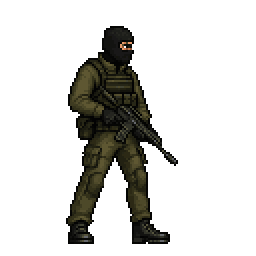
#> input picture assets/enemies/mercenaries/master/mercenary_master_base_east.png, 128 x 128 px, found by its file name (shown 2 times larger); its folder holds 4 pictures in this run
$ python build_mercenary.py
#> lines starting #> are read from the running program, lines starting #| are printed output that depends on the picture
### tools/sprite_lib.py
"""Funções compartilhadas para montar sprites 128x128 (Kael e inimigos).

Tudo trabalha com arrays RGBA uint8 (H, W, 4). Nada aqui tem caminho fixo.
"""
import os
import json
import numpy as np
from PIL import Image

LUMA = np.array([0.3, 0.59, 0.11])
RED, DRED = (176, 32, 36), (110, 16, 24)


# ---------- arquivo ----------

def load(path):
    return np.array(Image.open(path).convert('RGBA'))
#> returned value is the input picture: shape (128, 128, 4); mean R, G, B, A 7.4, 7.1, 4.4, 47.7


def load_frames(folder, name):
    files = sorted(f for f in os.listdir(folder) if f.startswith(name) and f.endswith('.png'))
    return [load(os.path.join(folder, f)) for f in files]


# Sheet em grade de no máximo 8 quadros por linha (1024 px): tiras mais largas que ~1500 px
# chegam reduzidas em algumas hospedagens e o Phaser fica sem quadros (14/10/2026).
SHEET_COLS = 8


# [46 lines left out: functions sheet_image, sheet_frames, save_anim, contact, not called in this run]


# ---------- paleta ----------

def palette_of(a):
    return np.unique(a[a[:, :, 3] > 0][:, :3], axis=0)


# [160 lines left out: functions load_palette, remap, cm, swap_colors, ground, locate and 6 more, not called in this run]

### tools/build_mercenary.py
"""Mercenários de fuzil: tons da farda (variações) e as animações, todas viradas para East.

Base aprovada: assets/enemies/mercenaries/master/mercenary_master_base_east.png (opção A, edit_image_pro_flash
sobre o police_master_base, seed 1911). Chão y=121, paleta tirada da base.

Tons: a farda e o colete são as cores verde-oliva da base (r >= g > b, um pouco saturadas). Cada tom troca o
matiz e a saturação dessas cores e mantém a luminosidade, como os tons de farda dos policiais. O jogo vai
trocar as cores por canvas (como em uniformTones.ts), sem sheet nova. Gera tones.json e a prévia.

Animações: keyframes em drafts/keys/ (edit_image_pro_flash sobre a base, seed 1911): aim, run, reload,
crouch_aim, jump, hurt, ko, hold. Brutos em drafts/raw/<nome>_N.png (animate_image; o quadro 0 é a entrada):
  idle      base -> base (6, seed 77)          walk    base -> base (8, seed 77)
  run       key_run -> key_run (8, seed 77)    aim     base -> key_aim (4, seed 77)
  reload    base -> key_reload (6, seed 77): tira o pente; a volta é a mesma ao contrário
  crouch    base -> key_crouch_aim (6, seed 77)
  jump_up   base -> key_jump (6, seed 77)      land    key_jump -> base (6, seed 77)
  hurt      base -> key_hurt (4, seed 1911)    recover key_hurt -> base (4, seed 1911)
  knockout  key_hurt -> key_ko (8, seed 77)    death   key_hurt -> key_ko (12, seed 2024)
  hold      key_hold -> key_hold (6, seed 77): segura a Adriana pelo braço (par do held_east dela)
O primeiro hurt (seed 77) saiu com uma nuvem de fumaça: está em drafts/rejected/.
Cada quadro: remapeia para a paleta da base, tira ilhas soltas e aterra no chão (y=121); a cena move o
personagem no pulo. O tiro (rajada de 3) e o tiro ajoelhado saem de tools/shoot_fx.py sobre a pose final
da mira e do agachar.

Uso: PYTHONPATH=tools python3 tools/build_mercenary.py
"""
import colorsys
import json

import numpy as np
from scipy import ndimage
from PIL import Image

from shoot_fx import shoot_frames, lit_map
from sprite_lib import load, palette_of, remap, ground, drop_islands, contact, save_anim, report

M = 'assets/enemies/mercenaries'
BASE = f'{M}/master/mercenary_master_base_east.png'
RAW = f'{M}/drafts/raw'
FLOOR = 121
JUMP_MS = [45, 45, 45, 90, 95, 100, 100, 95, 90, 70, 90]   # o mesmo do Kael (JUMP_PHASES em humanoid.ts)
BURST_MS = [45, 45, 50] * 3 + [80, 90, 90, 110, 160]
# nome: (lista de (bruto, índice), ms por quadro). Nos loops o último quadro da IA repete o primeiro.
SEQ = {
    'idle_rifle': ([('idle', i) for i in range(6)], 150),
    'walk_rifle': ([('walk', i) for i in range(8)], 110),
    'run_rifle': ([('run', i) for i in range(8)], 72),
    'aim_rifle': ([('aim', i) for i in range(5)], 90),
    'reload_rifle': ([('reload', i) for i in range(7)] + [('reload', i) for i in range(5, -1, -1)], 120),
    'crouch_rifle': ([('crouch', i) for i in range(7)], 60),
    'jump_rifle': ([('jump_up', i) for i in range(1, 7)] + [('land', i) for i in range(1, 6)], JUMP_MS),
    'hurt': ([('hurt', i) for i in range(1, 5)] + [('recover', i) for i in range(1, 4)], [60, 70, 90, 90, 80, 90, 100]),
    'knockout': ([('hurt', i) for i in range(1, 4)] + [('knockout', i) for i in range(9)],
                 [60, 70, 80, 90, 90, 90, 90, 100, 100, 110, 120, 1200]),
    'death': ([('hurt', i) for i in range(1, 4)] + [('death', i) for i in range(13)],
              [60, 70, 80] + [100] * 12 + [1200]),
    'hold': ([('hold', i) for i in range(6)], 120),
}
# tiro: pose final de onde sai, cano (x, y), arma/braços (coluna e linhas), caixa da cabeça (y0, y1, x0, x1)
SHOOT = {
    'shoot_rifle': ('aim_rifle', dict(muzzle=(118, 30), arm_x=58, arm_rows=(24, 42), head_box=(13, 26, 52, 70),
                                      collar_rows=(26, 28))),
    'crouch_shoot_rifle': ('crouch_rifle', dict(muzzle=(116, 50), arm_x=56, arm_rows=(44, 60),
                                                head_box=(34, 46, 48, 66), collar_rows=(46, 48))),
}
# [PROPOSTA] nome: (matiz em graus ou None = o do master, fator de saturação, fator de luminosidade)
TONES = {
    'olive': (None, 1.0, 1.0),
    'ranger': (95, 0.55, 0.85),    # verde-acinzentado escuro
    'coyote': (35, 1.15, 1.2),     # cáqui / marrom-claro
}


def cloth_ramp(pal):
    """Cores da farda: r >= g > b e saturadas, sem a pele (que é bem mais vermelha)."""
    out = []
#> out = []
    for r, g, b in (tuple(int(x) for x in c) for c in pal):
        if r >= g > b and g - b >= 8 and r - g < 20:
            out.append((r, g, b))
#> this loop made 28 passes
#> (r, g, b) on passes 1 to 12: (0, 0, 0), (3, 3, 3), (5, 6, 3), (6, 6, 5), (10, 10, 8), (19, 19, 12), (19, 19, 17), (25, 24, 24), (27, 27, 16), (29, 30, 26), (34, 33, 18), (37, 37, 32)
#> after the loop, out = [(27, 27, 16), (34, 33, 18), (38, 38, 23), (44, 41, 21), (51, 49, 26), (62, 59, 33), (72, 67, 36), (77, 73, 41), (84, 78, 46), (86, 84, 60), (94, 87, 50)]
    return sorted(out, key=sum)


def tone(c, spec):
    hue, sat, lum = spec
    h, l, s = colorsys.rgb_to_hls(*(v / 255 for v in c))
    h = h if hue is None else hue / 360
    r, g, b = colorsys.hls_to_rgb(h, min(1, l * lum), min(1, s * sat))
    return [round(r * 255), round(g * 255), round(b * 255)]


def recolor(a, src, dst):
    o = a.copy()
    for s, d in zip(src, dst):
        o[(a[:, :, :3] == s).all(2) & (a[:, :, 3] > 0), :3] = d
    return o


def tones():
    base = load(BASE)
    ramp = cloth_ramp(palette_of(base))
#> ramp has the same summary as out in cloth_ramp
    data = {'_doc': 'Rampas da farda dos mercenários (cores verde-oliva da base, da mais escura à mais clara). '
                    'olive é a do master. Gerado por tools/build_mercenary.py.'}
    for name, spec in TONES.items():
        data[name] = [list(c) for c in ramp] if name == 'olive' else [tone(c, spec) for c in ramp]
#> after the loop, data = 4 items
    json.dump(data, open(f'{M}/tones.json', 'w'), indent=1)
    s = 4
    prev = Image.new('RGBA', (128 * len(TONES) * s, 128 * s), (90, 90, 100, 255))
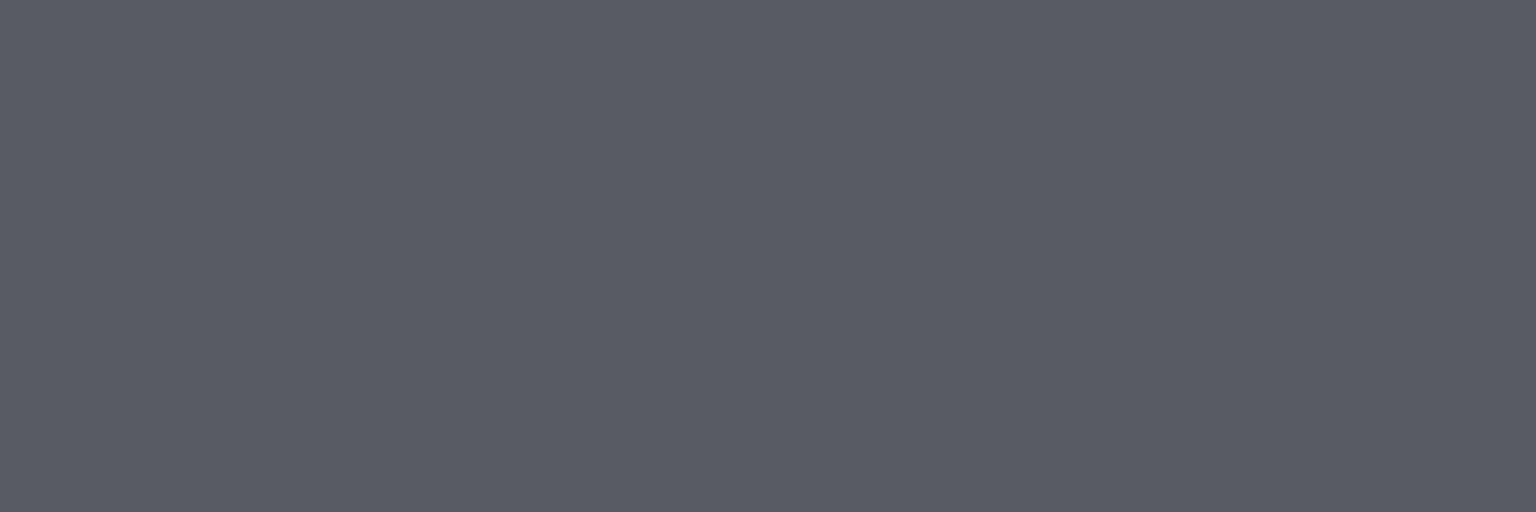
#> prev: PIL image 1536x512 RGBA; mean R, G, B, A 90, 90, 100, 255
    for i, name in enumerate(TONES):
        im = Image.fromarray(recolor(base, ramp, data[name]))
        prev.alpha_composite(im.resize((128 * s, 128 * s), Image.NEAREST), (i * 128 * s, 0))
#> this loop made 3 passes
#> pass 2, in tones, `im = Image.fromarray(recolor(base, ramp, data[name]))`:
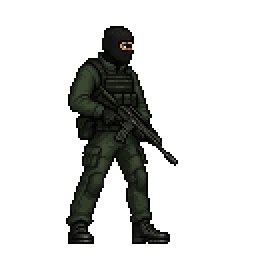
#> im: PIL image 128x128 RGBA (shown 2 times larger); mean R, G, B, A 5.3, 6, 4.5, 47.7; transparent parts drawn white
#> after the loop:
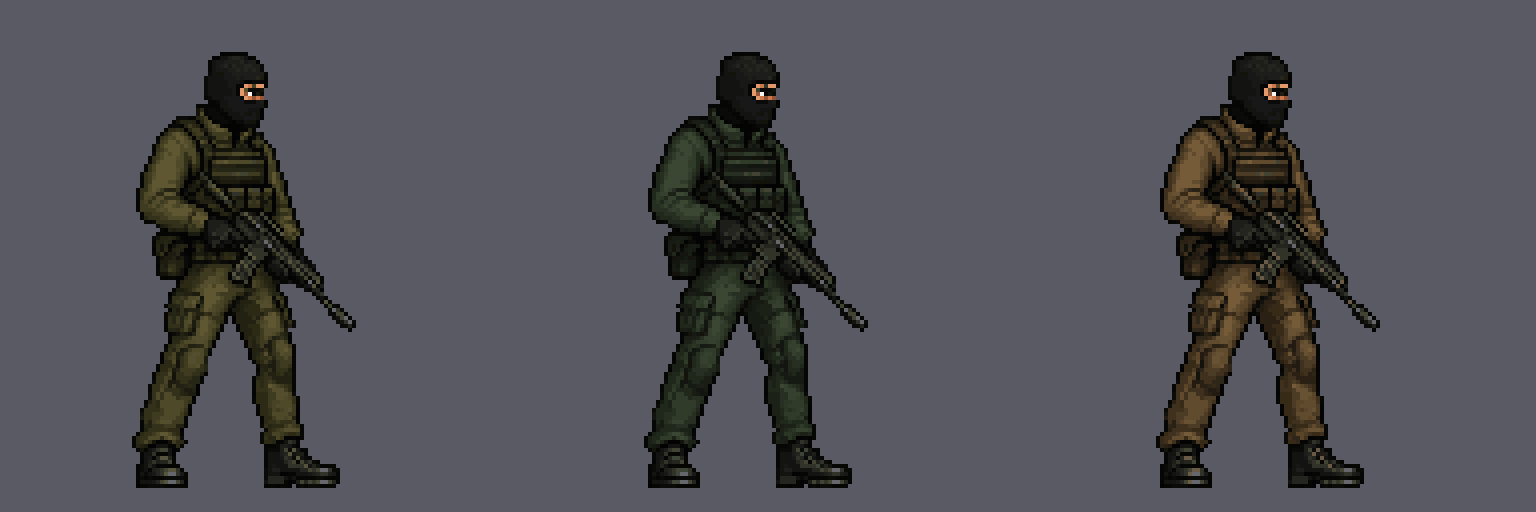
#> prev: PIL image 1536x512 RGBA; mean R, G, B, A 80.3, 79.9, 85.9, 255
    prev.save(f'{M}/drafts/tones_preview.png')
    print('rampa da farda:', len(ramp), 'cores')
#| rampa da farda: 11 cores


def ramps_of(pal):
    """Rampas para a luz do flash: farda, pele e metal (o contorno, mais escuro, fica de fora)."""
    cloth = cloth_ramp(pal)
    cols = [tuple(int(x) for x in c) for c in pal]
    skin = [c for c in cols if c[0] - c[2] > 60 and c[0] > 130]
    dark = min(cols, key=sum)
    metal = [c for c in cols if c not in cloth and c not in skin and c != dark]
    return {'cloth': cloth, 'skin': skin, 'metal': metal, 'outline': [dark]}


def burst(aim, lit, opts):
    """Rajada de 3: os 3 primeiros quadros do tiro (flash, recuo, bala) três vezes, depois a fumaça.
    O recuo sobe a faixa da arma e deixa vazias as linhas de baixo, que cortam o tronco: voltam da mira."""
    f = shoot_frames(aim, lit, **opts)
    y1 = opts['arm_rows'][1]
    for a in f:
        hole = (a[y1 - 3:y1 + 1, :, 3] == 0) & (aim[y1 - 3:y1 + 1, :, 3] > 0)
        a[y1 - 3:y1 + 1][hole] = aim[y1 - 3:y1 + 1][hole]
    return f[:3] * 3 + f[3:]


# corpo no chão: nos quadros em que ele já deitou, a IA deixou o fuzil por baixo e o corpo ficou 13 px acima
# do chão. Desce o quadro, corta o que passa do chão e põe por cima o fuzil solto do último quadro.
SETTLE = {'death': range(12, 16), 'knockout': range(10, 12)}


def settle(frames, idx):
    """Desce o corpo até o chão nos quadros idx; o fuzil (ilha solta do último quadro) fica no chão, na frente."""
    last = frames[-1]
    lab, k = ndimage.label(last[:, :, 3] > 0, structure=np.ones((3, 3)))
    sizes = ndimage.sum(np.ones_like(lab), lab, range(1, k + 1))
    rifle = lab == 1 + int(np.argsort(sizes)[-2])
    body_bottom = np.nonzero((last[:, :, 3] > 0) & ~rifle)[0].max()
    dy = FLOOR - body_bottom
    for i in idx:
        a = np.zeros_like(frames[i])
        a[dy:] = frames[i][:-dy]
        a[FLOOR + 1:] = 0
        a[rifle] = last[rifle]
        drop_islands(a, 30)  # restos do fuzil antigo no chão
        frames[i] = a
    return dy


def build():
    base = load(BASE)
    pal = palette_of(base)
#> pal = 28 rows, first 8: [0, 0, 0], [3, 3, 3], [5, 6, 3], [6, 6, 5], [10, 10, 8], [19, 19, 12], [19, 19, 17], [25, 24, 24]
    allowed = [tuple(c) for c in pal]
#> allowed = 28 items, first 6: (0, 0, 0), (3, 3, 3), (5, 6, 3), (6, 6, 5), (10, 10, 8), (19, 19, 12)
    out = {}
    for name, (seq, ms) in SEQ.items():
        frames = []
        for raw, i in seq:
            a = remap(load(f'{RAW}/{raw}_{i}.png'), pal)
            drop_islands(a)
            frames.append(ground(a, FLOOR))
        if name in SETTLE:
            print(f'{name}: corpo desce {settle(frames, SETTLE[name])} px')
        out[name] = (frames, ms)
    lit = lit_map(ramps_of(pal))
    for name, (src, opts) in SHOOT.items():
        out[name] = (burst(out[src][0][-1], lit, opts), BURST_MS)
    for name, (frames, ms) in out.items():
        n = f'{name}_east'
        save_anim(frames, f'{M}/master/{n}', n, f'{M}/master/mercenary_master_{n}_sheet.png',
                  f'{M}/master/mercenary_master_{n}.gif', ms)
        report(n, frames, FLOOR, None if name in SHOOT else allowed)
    contact([f for f, _ in out.values()], f'{M}/drafts/anim_check.png', scale=1)


if __name__ == '__main__':
    tones()
#> (the run stopped early here; a loop or call above may not have finished)
